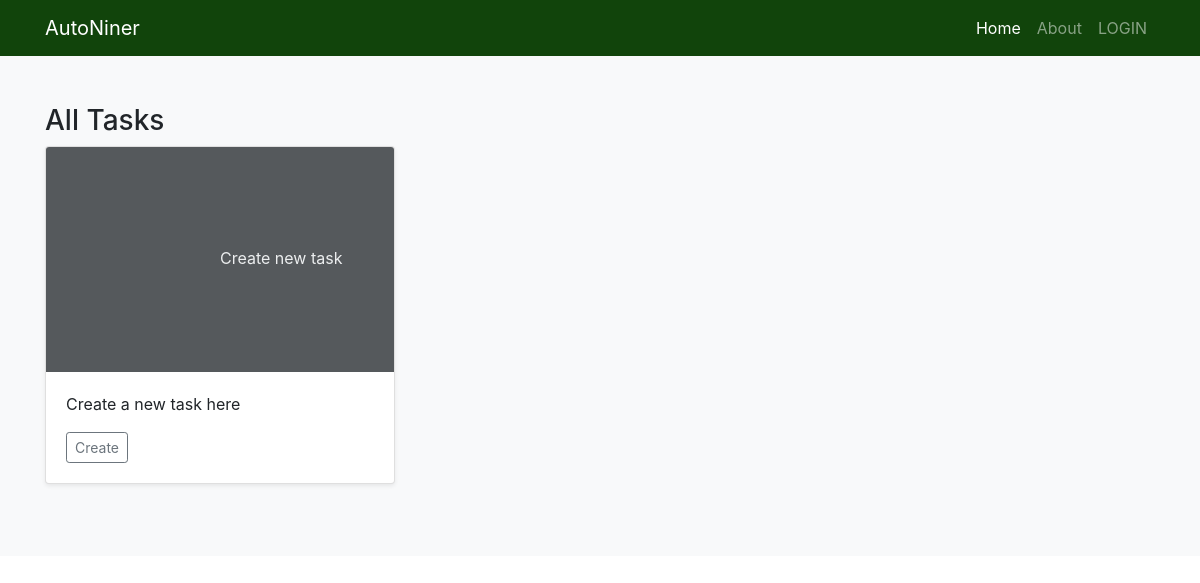
Before: /home/ with the older database file.
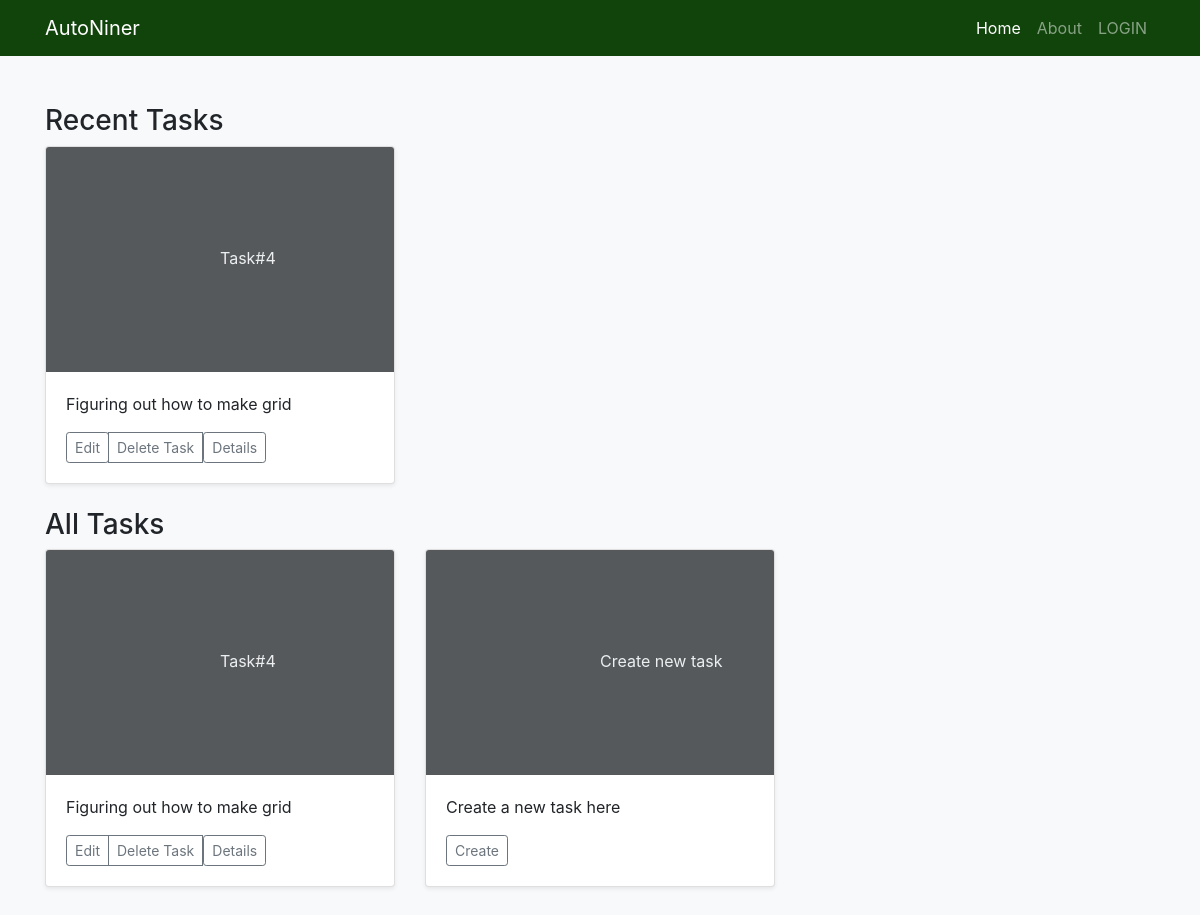
After: the same page with the newer database file.
### home/models.py (models this page shows, shortened)
class Task(models.Model):
    title = models.CharField('Task Name',max_length=50)
    description = models.CharField('Task Description',max_length=50, blank=True)
    task_type = models.CharField(max_length=10, choices=TASK_CHOICES, default='door count')
    task_id = models.AutoField(primary_key=True) # This autoincrements, so we can guarentee uniqueness on this field.
    date_created = models.DateTimeField(auto_now=True)
    last_modified = models.DateTimeField(auto_now=True)
    class Meta:
        ordering = ['date_created']
        verbose_name_plural = 'tasks'
        get_latest_by = ['date_created']

### home/views.py (the view)
# urls.py: path('home/', views.index, name='home'),
def index(request):
    all_tasks = Task.objects.all()
    recent_tasks = Task.objects.order_by('last_modified')[:5]
    return render(request, 'index.html', context={'tasks': all_tasks, 'recent_tasks': recent_tasks})

### home/templates/index.html (shortened to what this page needs)
{% extends "base_temp.html" %}
{% block content %}
  <div class="album py-5 bg-light">
    <div class="container">
    {% if recent_tasks %}
    <h3>Recent Tasks</h3>
        <div class="row">
            {% for task in recent_tasks %}
            <div class="col-md-4">
                <div class="card mb-4 shadow-sm">
                    <svg class="bd-placeholder-img card-img-top" width="100%" height="225" xmlns="http://www.w3.org/2000/svg" preserveAspectRatio="xMidYMid slice" focusable="false" role="img" aria-label="Placeholder: Door Count"><title>Placeholder</title><rect width="100%" height="100%" fill="#55595c"></rect><text x="50%" y="50%" fill="#eceeef" dy=".3em">{{task.title}}</text></svg>
                    <div class="card-body">
                    <p class="card-text">{{ task.description }}</p>
                    <div class="d-flex justify-content-between align-items-center">
                        <div class="btn-group">
                            <form method='get' action='/template/{{task.task_id}}'>
                              <button type="submit" class="btn btn-sm btn-outline-secondary">Edit</button>
                            </form>
                            <button type="button" class="btn btn-sm btn-outline-secondary" data-toggle="modal" data-target="#exampleModal" onclick='deleteModalCreateAction({{task.task_id}}, "{{task.title}}");'>
                              Delete Task
                            </button>
                            <form method='get' action='/details/{{task.task_id}}'>
                              <button type='submit' class='btn btn-sm btn-outline-secondary'>Details</button>
                            </form>
                        </div>
                    </div>
                    </div>
                </div>
            </div>
        {% endfor %}
        </div>
    {% endif %}
    <h3>All Tasks</h3>
      <div class="row">
        {% for task in tasks %}
            <div class="col-md-4">
                <div class="card mb-4 shadow-sm">
                    <svg class="bd-placeholder-img card-img-top" width="100%" height="225" xmlns="http://www.w3.org/2000/svg" preserveAspectRatio="xMidYMid slice" focusable="false" role="img" aria-label="Placeholder: Door Count"><title>Placeholder</title><rect width="100%" height="100%" fill="#55595c"></rect><text x="50%" y="50%" fill="#eceeef" dy=".3em">{{task.title}}</text></svg>
                    <div class="card-body">
                    <p class="card-text">{{ task.description }}</p>
                    <div class="d-flex justify-content-between align-items-center">
                        <div class="btn-group">
                            <button type="button" class="btn btn-sm btn-outline-secondary">Edit</button>
                            <button type="button" class="btn btn-sm btn-outline-secondary" data-toggle="modal" data-target="#exampleModal" onclick='deleteModalCreateAction({{task.task_id}}, "{{task.title}}");'>
                              Delete Task
                            </button>
                            <form method='get' action='/details/{{task.task_id}}'>
                              <button type='submit' class='btn btn-sm btn-outline-secondary'>Details</button>
                            </form>
                        </div>
                    </div>
                    </div>
                </div>
            </div>
        {% endfor %}
        <div class="col-md-4">
          <div class="card mb-4 shadow-sm">
            <svg class="bd-placeholder-img card-img-top" width="100%" height="225" xmlns="http://www.w3.org/2000/svg" preserveAspectRatio="xMidYMid slice" focusable="false" role="img" aria-label="Placeholder: Create new task"><title>Create new task</title><rect width="100%" height="100%" fill="#55595c"></rect><text x="50%" y="50%" fill="#eceeef" dy=".3em">Create new task</text></svg>
            <div class="card-body">
              <p class="card-text">Create a new task here</p>
              <div class="d-flex justify-content-between align-items-center">
                <div class="btn-group">
                    <form action="task/new">
                        <button type='submit' class="btn btn-sm btn-outline-secondary" href="{% url 'newTask'%}">Create</button>
                    </form>
                </div>
              </div>
            </div>
          </div>
        </div>
      </div>
    </div>
  </div>
{% endblock %}

### home/templates/base_temp.html (shortened to what this page needs)
<!DOCTYPE html>
<html lang="en">
<head>
  <link rel="stylesheet" href="https://stackpath.bootstrapcdn.com/bootstrap/4.4.1/css/bootstrap.min.css">
</head>
<body>
  <nav class="navbar navbar-expand-lg navbar-dark  static-top" style="background-color: #11440b; ">
    <div class="container">
     <a class="navbar-brand" href="{% url 'home'%}">
            AutoNiner
          </a>
      <div class="collapse navbar-collapse" id="navbarResponsive">
        <ul class="navbar-nav ml-auto">
          <li class="nav-item active">
            <a class="nav-link" href="{% url 'home'%}">Home
                </a>
          </li>
          <li class="nav-item">
            <a class="nav-link" href="#">About</a>
          </li>
          <li class="nav-item">
            <a class="nav-link" href="#">LOGIN</a>
          </li>
        </ul>
      </div>
    </div>
  </nav>
  {% block content %}{% endblock content %}
</body>
</html>

Changed rows visible on the page:
added Task: title "Task#4", description "Figuring out how to make grid"
Other visible differences:
text now shown: "Recent Tasks"
